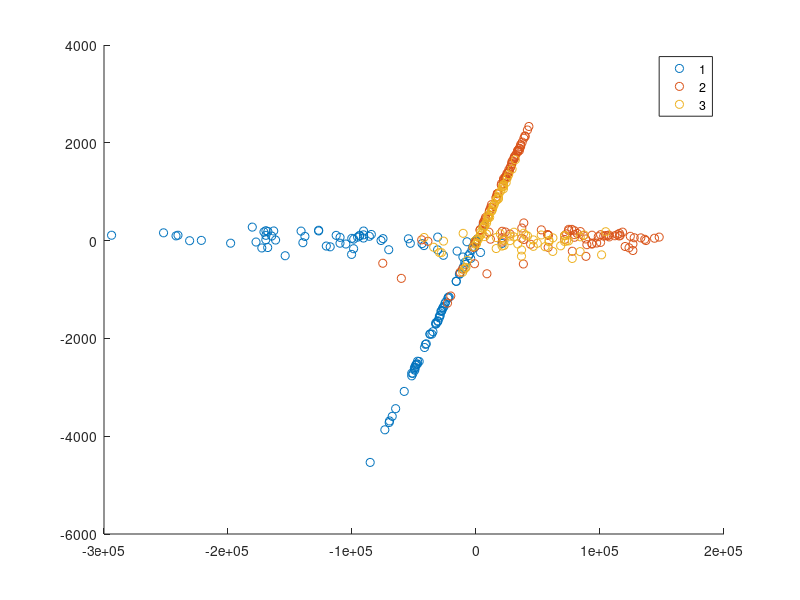

This chart was generated by the following MATLAB code:
function a3_19al63
% Function for CISC271, Winter 2022, Assignment #3

    
    %a)
    Xmat = csvread("wine.csv", 0, 1);
    yvec = transpose(Xmat(1, :));
    Xmat(1,:) = [];
    Xmat = transpose(Xmat);
    dbScores = [];

    for ix = 1:size(Xmat, 2);
        pca1 = Xmat(:, ix);
        for kx = 1:size(Xmat, 2);
            pca2 = Xmat(:, kx);
            Dmat = [pca1(:), pca2(:)];
            dbValue = dbindex(Dmat, yvec);
            dbScores = [dbScores, dbValue];
        end
    end
    dbValue
    dbScores;
    iValues = [1,7]
    ax1 = Xmat(:,iValues(1));
    ax2 = Xmat(:,iValues(2));
    Dmat = [ax1 , ax2];
    gscatter(ax1, ax2, yvec);

    %b)
    M = Xmat - mean(Xmat);
    B = (M'*M)/(size(M,1)-1);

    %Find the eigenvectors of B
    svd(B);
    [V,D] = eig(B);
    D=diag(D);
    maxeigval=V(:,D==max(D));

    [U,S,V] = svd(B);
    eigenValuess = S;
    eigenVectors = U;
    s = sqrt(S);
    loadingVectors = eigenVectors*s;
    ax3 = M*loadingVectors(:,1);
    ax4 = M*loadingVectors(:,2);

    Dmat = [ax3, ax4];
    dbindex(Dmat, yvec)
    gscatter(ax3, ax4, yvec);

    %C
    Zscore = zscore(Xmat);
    B2 = (Zscore'*Zscore)/(size(Zscore,2)-1);
    [U,S,V] = svd(B2);
    eigenValuess = S;
    eigenVectors = U;
    loadingVectors = eigenVectors*s;
    ax3 = M*loadingVectors(:,1);
    ax4 = M*loadingVectors(:,2);

    Dmat = [ax3, ax4];
    dbindex(Dmat, yvec)
    gscatter(ax3, ax4, yvec);
   


    

end
function score = dbindex(Xmat, lvec)
% SCORE=DBINDEX(XMAT,LVEC) computes the Davies-Bouldin index
% for a design matrix XMAT by using the values in LVEC as labels.
% The calculation implements a formula in their journal article.
%
% INPUTS:
%        XMAT  - MxN design matrix, each row is an observation and
%                each column is a variable
%        LVEC  - Mx1 label vector, each entry is an observation label
% OUTPUT:
%        SCORE - non-negative scalar, smaller is "better" separation

    % Anonymous function for Euclidean norm of observations
    rownorm = @(xmat) sqrt(sum(xmat.^2, 2));

    % Problem: unique labels and how many there are
    kset = unique(lvec);
    k = length(kset);

    % Loop over all indexes and accumulate the DB score of each cluster
    % gi is the cluster centroid
    % mi is the mean distance from the centroid
    % Di contains the distance ratios between IX and each other cluster
    D = [];
    for ix = 1:k
        Xi = Xmat(lvec==kset(ix), :);
        gi = mean(Xi);
        mi = mean(rownorm(Xi - gi));
        Di = [];
        for jx = 1:k
            if jx~=ix
                Xj = Xmat(lvec==kset(jx), :);
                gj = mean(Xj);
                mj = mean(rownorm(Xj - gj));
                Di(end+1) = (mi + mj)/norm(gi - gj);
            end
        end
        D(end+1) = max(Di);
    end

    % DB score is the mean of the scores of the clusters
    score = mean(D);
end
